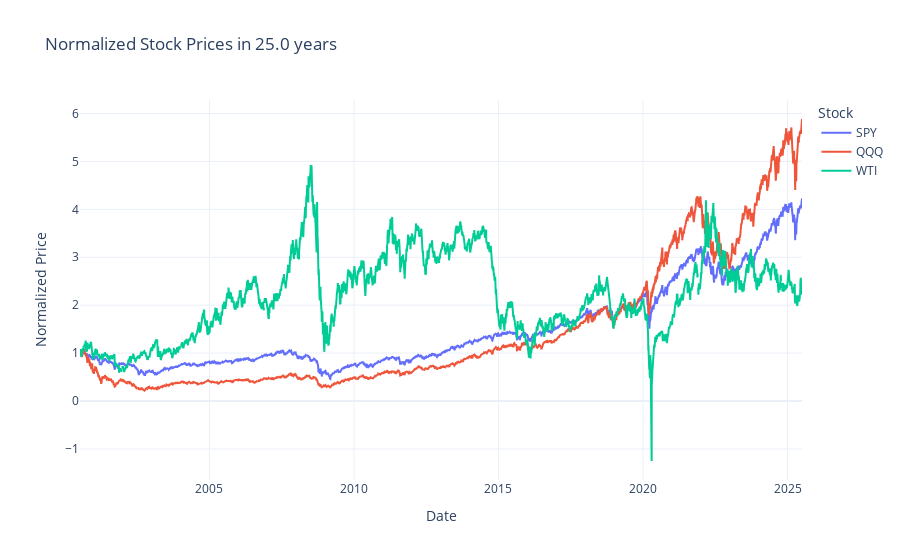

The code cell stored with this chart in its notebook:
### Code cell
stock_daily_ts_consolidate_normalized_df = stock_daily_ts_consolidate_df / stock_daily_ts_consolidate_df.iloc[-1]


# Create a Plotly figure
fig = go.Figure()

# Add traces for each stock
for column in stock_daily_ts_consolidate_normalized_df.columns:
    fig.add_trace(go.Scatter(
        x=stock_daily_ts_consolidate_normalized_df.index,
        y=stock_daily_ts_consolidate_normalized_df[column],
        mode='lines',
        name=column
    ))

# Customize layout
fig.update_layout(
    title=f'Normalized Stock Prices in {window_days/365} years',
    xaxis_title='Date',
    yaxis_title='Normalized Price',
    legend_title='Stock',
    template='plotly_white'
)

# Show the plot
fig.show()

### Figure 1 — Plotly figure (JSON) as saved in the notebook; plotly's stock layout.template omitted (floating-point values rounded to 4 significant figures; data arrays with more than 128 entries replaced by an {"elided": "..."} marker saying what was removed)
{"data": [{"mode": "lines", "name": "SPY", "type": "scatter", "x": {"elided": "6284 str values"}, "y": {"elided": "6284 float values"}}, {"mode": "lines", "name": "QQQ", "type": "scatter", "x": {"elided": "6284 str values"}, "y": {"elided": "6284 float values"}}, {"mode": "lines", "name": "WTI", "type": "scatter", "x": {"elided": "6284 str values"}, "y": {"elided": "6284 float values"}}], "layout": {"legend": {"title": {"text": "Stock"}}, "title": {"text": "Normalized Stock Prices in 25.0 years"}, "xaxis": {"title": {"text": "Date"}}, "yaxis": {"title": {"text": "Normalized Price"}}}}
